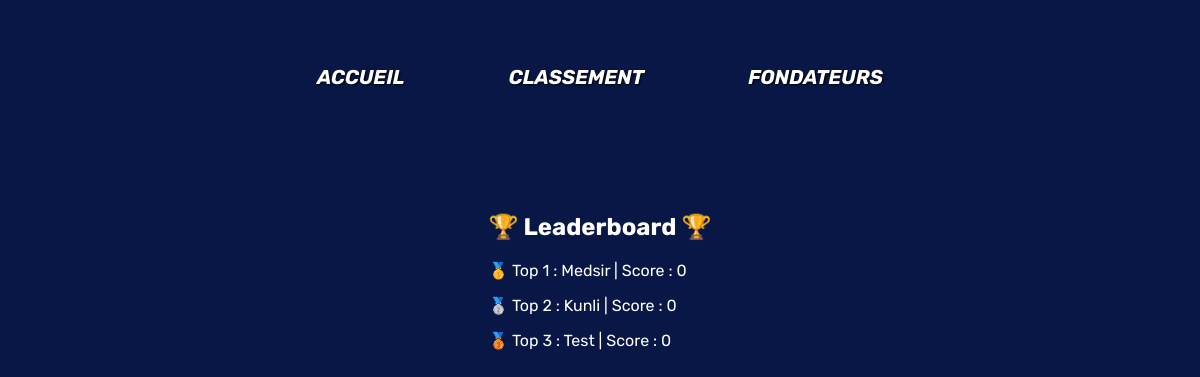
/leaderboard, run on an earlier commit of the app's database.
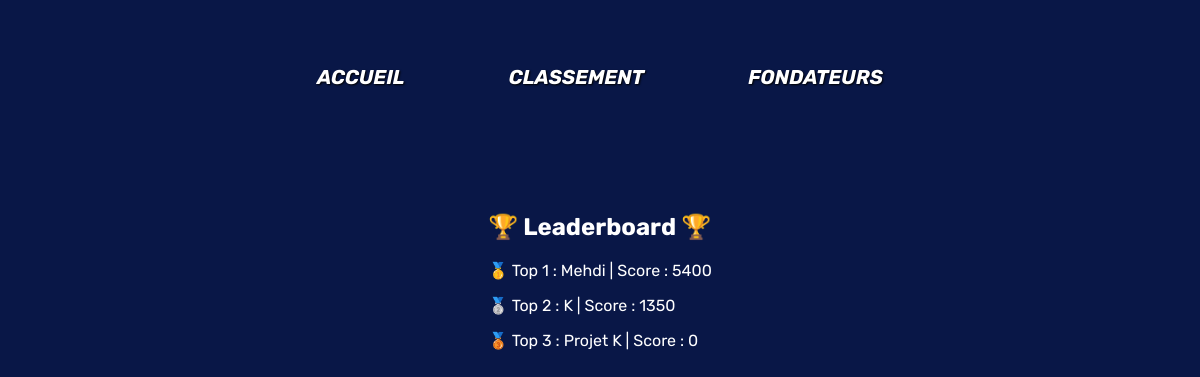
And on a later commit of the database.
### tables this page shows
CREATE TABLE users (
    id INTEGER PRIMARY KEY AUTOINCREMENT,
    username TEXT NOT NULL,
    email TEXT NOT NULL,
    password TEXT NOT NULL,
    nb_parties INTEGER,
    nb_victoires_classique INTEGER,
    nb_victoires_tournois INTEGER,
    taux_victoire INTEGER,
    rang TEXT,
    score_total INTEGER,
    niveau INTEGER,
    avatar TEXT

);

CREATE TABLE leaderboard (
    id INT PRIMARY KEY,
    score TEXT NOT NULL,
    FOREIGN KEY (id) REFERENCES users(id)
    
);

### main.py (the view)
@app.route("/leaderboard")
def leaderboard():
    leaderboard_list = get_leaderboard()
    return render_template("./leaderboard.html", leaderboard=leaderboard_list, iter_liste=range(len(leaderboard_list)))

### kfonctions.py (called while the page is built)
def get_leaderboard()->list[tuple]:
    try:
        con = sqlite3.connect("./database/database.db")
        cur = con.cursor()
        sqlreq = f"SELECT score, username FROM leaderboard JOIN users ON users.id = leaderboard.id ORDER BY score DESC"
        res = cur.execute(sqlreq)
        reslist = res.fetchall()
        con.close()
        print("test", reslist)
        if(len(reslist) > 10):
            return reslist[0:9]
        else:
            return reslist
    except Exception as erreur:
        print("Erreur dans get_leaderboard() :", erreur)
        return []

### templates/leaderboard.html (shortened to what this page needs)
<!DOCTYPE html>
<html>
<head>
    <link rel="stylesheet" href="{{url_for('static', filename='leaderboard.css')}}">
</head>
<body class="leaderboard_body">
    <div class="haut_de_page">
        <div class="container_main">
            <div class="header">
                <a class="header_link" href="/">ACCUEIL</a>
                <a class="header_link" href="leaderboard">CLASSEMENT</a>
                <a class="header_link" href="/">FONDATEURS</a>
            </div>
            <div class="leaderboard_container">
                <div class="leaderboard">
                    <h2 class="leaderboard_title"> 🏆 Leaderboard 🏆 </h2>
                    {% for i in iter_liste %}
                        {% if i == 0 : %}
                        <p> 🥇 Top {{i+1}} : {{leaderboard[i][1]}} | Score : {{leaderboard[i][0]}}</p>
                        {% elif i == 1 %}
                        <p> 🥈 Top {{i+1}} : {{leaderboard[i][1]}} | Score : {{leaderboard[i][0]}}</p>
                        {% elif i == 2 %}
                        <p> 🥉 Top {{i+1}} : {{leaderboard[i][1]}} | Score : {{leaderboard[i][0]}}</p>
                        {% else %}
                        <p> Top {{i+1}} : {{leaderboard[i][1]}} | Score : {{leaderboard[i][0]}}</p>
                        {% endif %}
                    {% endfor %}
                </div>
            </div>
            </div>
</body>
</html>

What changed in the data, as far as the page shows it:
removed users: username "Medsir"
removed users: username "Kunli"
removed leaderboard: score "0"
removed users: username "Test"
removed leaderboard: score "0"
added users: username "Mehdi"
added leaderboard: score "5400"
added users: username "K"
added leaderboard: score "1350"
added users: username "Projet K"
Also different on the page:
new list line: "🥇 Top 1 : | Score :"
new list line: "🥈 Top 2 : | Score :"
new list line: "🥉 Top 3 : | Score :"
list line gone: "🥇 Top 1 : | Score :"
list line gone: "🥈 Top 2 : | Score :"
list line gone: "🥉 Top 3 : | Score :"
